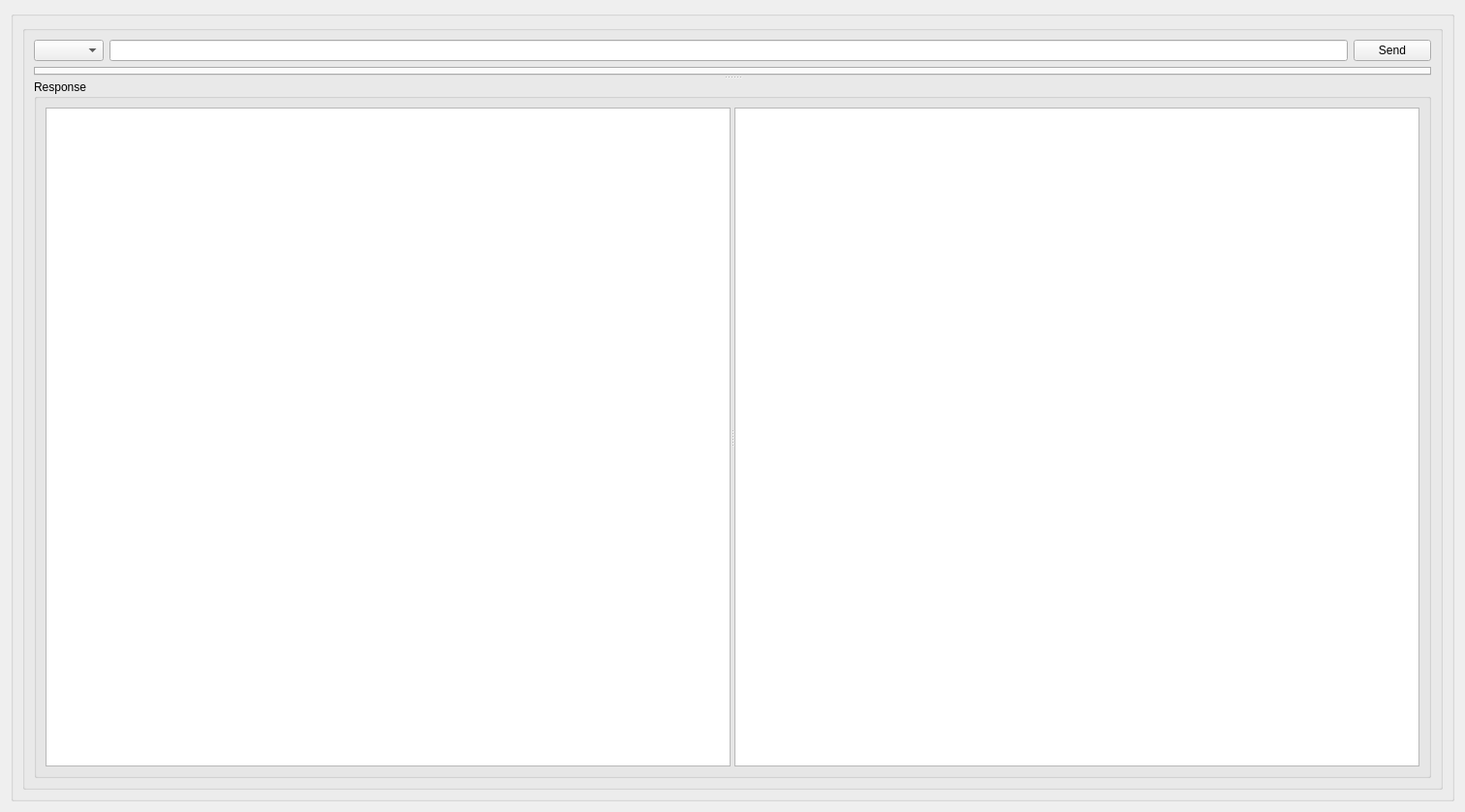
<?xml version="1.0" encoding="UTF-8"?>
<ui version="4.0">
 <class>Form</class>
 <widget class="QWidget" name="Form">
  <property name="geometry">
   <rect>
    <x>0</x>
    <y>0</y>
    <width>1512</width>
    <height>838</height>
   </rect>
  </property>
  <property name="windowTitle">
   <string>Form</string>
  </property>
  <layout class="QVBoxLayout" name="verticalLayout_7">
   <item>
    <widget class="QSplitter" name="splitter_5">
     <property name="orientation">
      <enum>Qt::Horizontal</enum>
     </property>
     <widget class="QSplitter" name="splitter_2">
      <property name="orientation">
       <enum>Qt::Horizontal</enum>
      </property>
      <widget class="QGroupBox" name="groupBox">
       <property name="title">
        <string/>
       </property>
       <layout class="QVBoxLayout" name="verticalLayout_4">
        <item>
         <widget class="QSplitter" name="splitter">
          <property name="orientation">
           <enum>Qt::Vertical</enum>
          </property>
          <widget class="QGroupBox" name="groupBox_3">
           <property name="title">
            <string/>
           </property>
           <layout class="QVBoxLayout" name="verticalLayout_2">
            <item>
             <layout class="QHBoxLayout" name="horizontalLayout">
              <item>
               <widget class="QComboBox" name="cbox_request_type"/>
              </item>
              <item>
               <widget class="QLineEdit" name="le_url"/>
              </item>
              <item>
               <widget class="QPushButton" name="pb_send">
                <property name="text">
                 <string>Send</string>
                </property>
               </widget>
              </item>
             </layout>
            </item>
            <item>
             <widget class="QSplitter" name="splitter_4">
              <property name="orientation">
               <enum>Qt::Vertical</enum>
              </property>
              <widget class="QTabWidget" name="tabwidget_req_settings">
               <property name="currentIndex">
                <number>-1</number>
               </property>
              </widget>
              <widget class="QGroupBox" name="groupBox_2">
               <property name="title">
                <string>Response</string>
               </property>
               <layout class="QVBoxLayout" name="verticalLayout">
                <item>
                 <widget class="QSplitter" name="splitter_3">
                  <property name="orientation">
                   <enum>Qt::Horizontal</enum>
                  </property>
                  <widget class="QListWidget" name="list_widget_responses"/>
                  <widget class="QTextEdit" name="te_response_json">
                   <property name="readOnly">
                    <bool>true</bool>
                   </property>
                  </widget>
                 </widget>
                </item>
               </layout>
              </widget>
             </widget>
            </item>
           </layout>
          </widget>
         </widget>
        </item>
       </layout>
      </widget>
     </widget>
    </widget>
   </item>
  </layout>
 </widget>
 <resources/>
 <connections/>
</ui>
